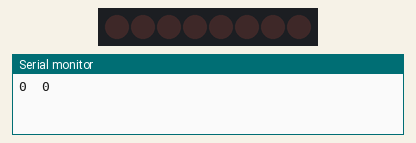
The sketch below on a simulated Arduino Uno, built with avr-gcc and run on an emulated ATmega328P. Shown: 8 shift-register outputs drawn as a row of LEDs (first output left, lit = HIGH), the last lines printed to the serial monitor. Wiring (inferred from the names in the program): shift register (74HC595): data pin 8; shift clock pin 10; latch pin 9. Wiring (inferred from the signals the program sends): row of LEDs: on Q0, Q1, Q2, Q3, Q4, Q5, Q6, Q7.

Above: at 0.02 s.
At 0.27 s:
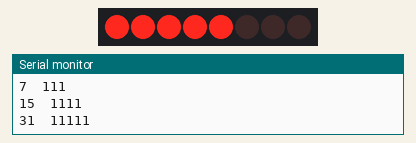
At 0.58 s:
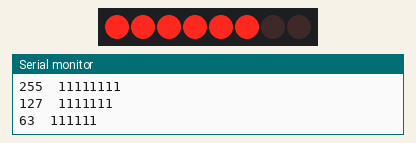
At 1.13 s:
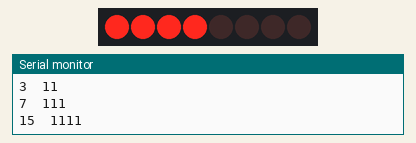
At 1.69 s:
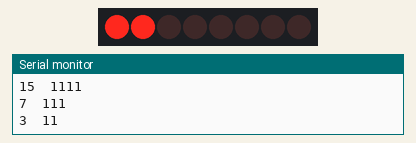
At 2.27 s:
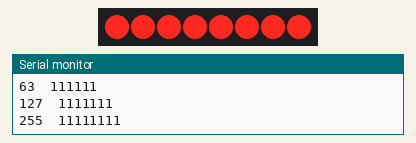
Timing chart, 0 to 3.0 s (numbered marks = the images above):
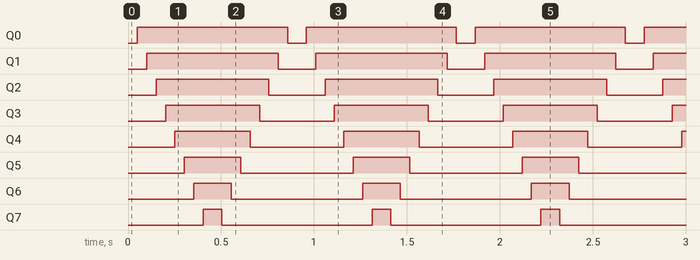

The sketch:

Running_LED_SN74HC595.ino
```cpp
const int DATA = 8;
const int LATCH = 9;
const int CLOCK = 10;

const uint16_t JEDA = 50;

void setup() {
  pinMode(DATA, OUTPUT);
  pinMode(LATCH, OUTPUT);
  pinMode(CLOCK, OUTPUT);

  Serial.begin(9600);
}
void loop() {
  byte data = 0;
  for (int8_t i = 0; i <= 8; i++) {
    Serial.print(data);
    Serial.print('\t');
    Serial.println(data, BIN);

    digitalWrite(LATCH, LOW);
    shiftOut(DATA, CLOCK, MSBFIRST, data);
    digitalWrite(LATCH, HIGH);

    delay(JEDA);
    data = (data << 1) | 1;
  }

  Serial.println("\n\n");

  for (int8_t i = 8; i >= 0; i--) {
    Serial.print(data);
    Serial.print('\t');
    Serial.println(data, BIN);

    digitalWrite(LATCH, LOW);
    shiftOut(DATA, CLOCK, MSBFIRST, data);
    digitalWrite(LATCH, HIGH);

    delay(JEDA);
    data = (data >> 1);
  }

  Serial.println("\n\n===================\n\n");
}
```

Measured:
- by itself, Q0: alternates HIGH for 0.81 s and LOW for 0.10 s
- by itself, Q1: alternates HIGH for 0.71 s and LOW for 0.20 s
- by itself, Q2: alternates HIGH for 0.61 s and LOW for 0.30 s
- by itself, Q3: alternates HIGH for 0.51 s and LOW for 0.40 s
- by itself, Q4: alternates HIGH for 0.40 s and LOW for 0.50 s
- by itself, Q5: alternates HIGH for 0.30 s and LOW for 0.60 s
- by itself, Q6: alternates HIGH for 0.20 s and LOW for 0.71 s
- by itself, Q7: alternates HIGH for 0.10 s and LOW for 0.81 s
